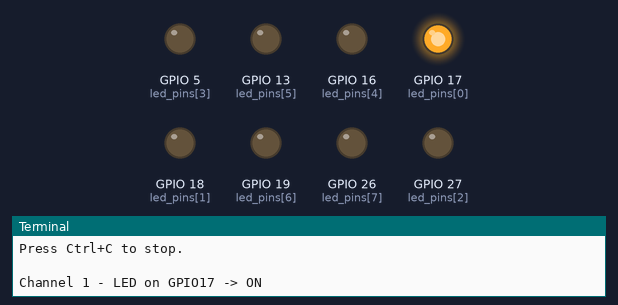
The program below on a simulated Raspberry Pi (BCM pin numbers). On the bench: output pins drawn as LEDs (lit = HIGH), the last lines printed to the terminal.

Above: at 2.5 s.
At 13.5 s:
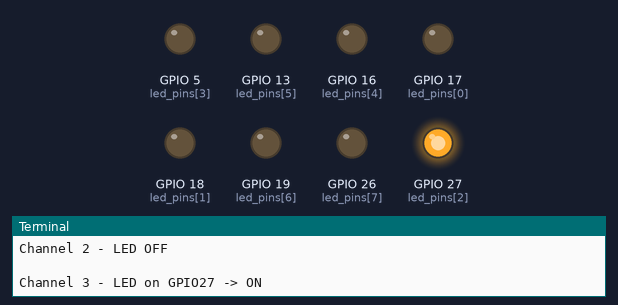
At 19.0 s:
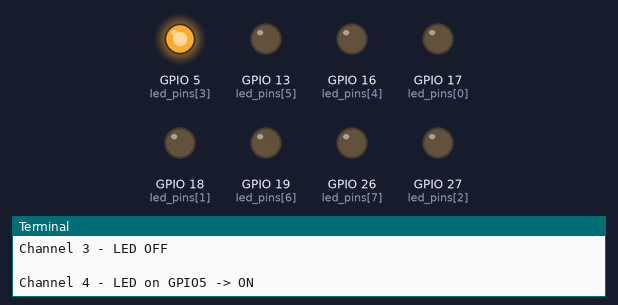
At 24.5 s:
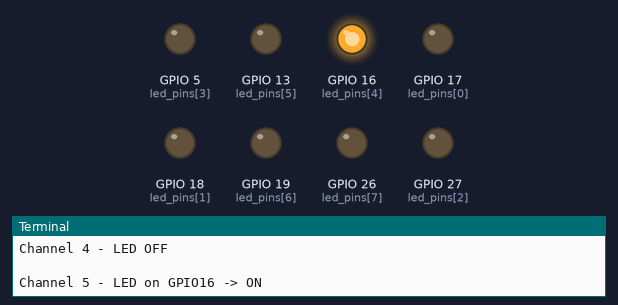
At 35.5 s:
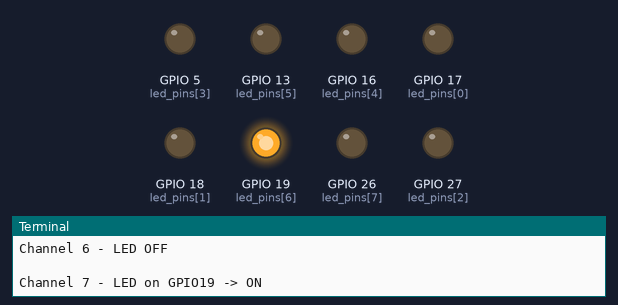
At 52.0 s:
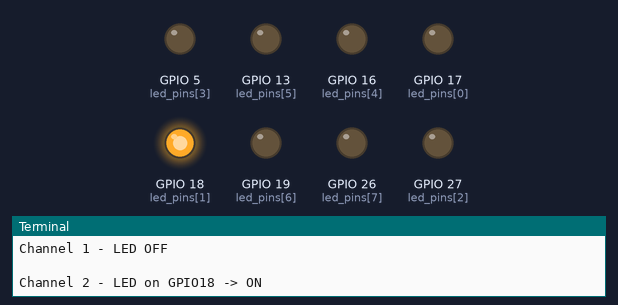
Timing chart, 0 to 57.2 s (numbered marks = the images above):
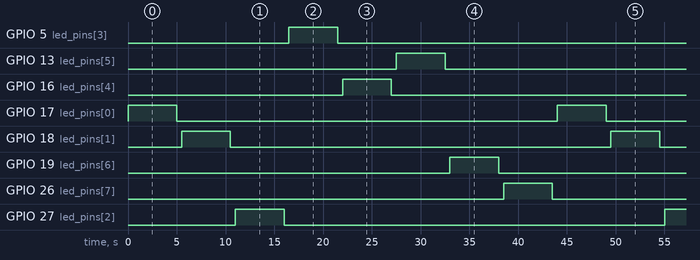

Measured:
- by itself, GPIO 5 (led_pins[3]), GPIO 13 (led_pins[5]), GPIO 16 (led_pins[4]), GPIO 17 (led_pins[0]), GPIO 18 (led_pins[1]), GPIO 19 (led_pins[6]), GPIO 26 (led_pins[7]), GPIO 27 (led_pins[2]): alternates HIGH for 5.0 s and LOW for 39.0 s
- by itself, everything shown: repeats every 44.0 s, in 16 steps

The program:

eight_led_test.py
```python
import RPi.GPIO as GPIO
import time

# === BCM Mode ===
GPIO.setmode(GPIO.BCM)

# === LED GPIO Pins for 8 Channels ===
led_pins = [17, 18, 27, 5, 16, 13, 19, 26]

# === Setup all pins as outputs ===
GPIO.setup(led_pins, GPIO.OUT, initial=GPIO.LOW)

print("8-LED Test: Each LED will turn ON for 5 seconds in sequence.")
print("Press Ctrl+C to stop.")

try:
    while True:
        for i, pin in enumerate(led_pins, start=1):
            print(f"\nChannel {i} - LED on GPIO{pin} -> ON")
            GPIO.output(pin, GPIO.HIGH)
            time.sleep(5)  # keep LED ON for 5 sec
            GPIO.output(pin, GPIO.LOW)
            print(f"Channel {i} - LED OFF")
            time.sleep(0.5)  # short gap before next LED

except KeyboardInterrupt:
    print("\nTest stopped by user.")

finally:
    GPIO.cleanup()
    print("GPIO cleaned up. All LEDs OFF.")
```
